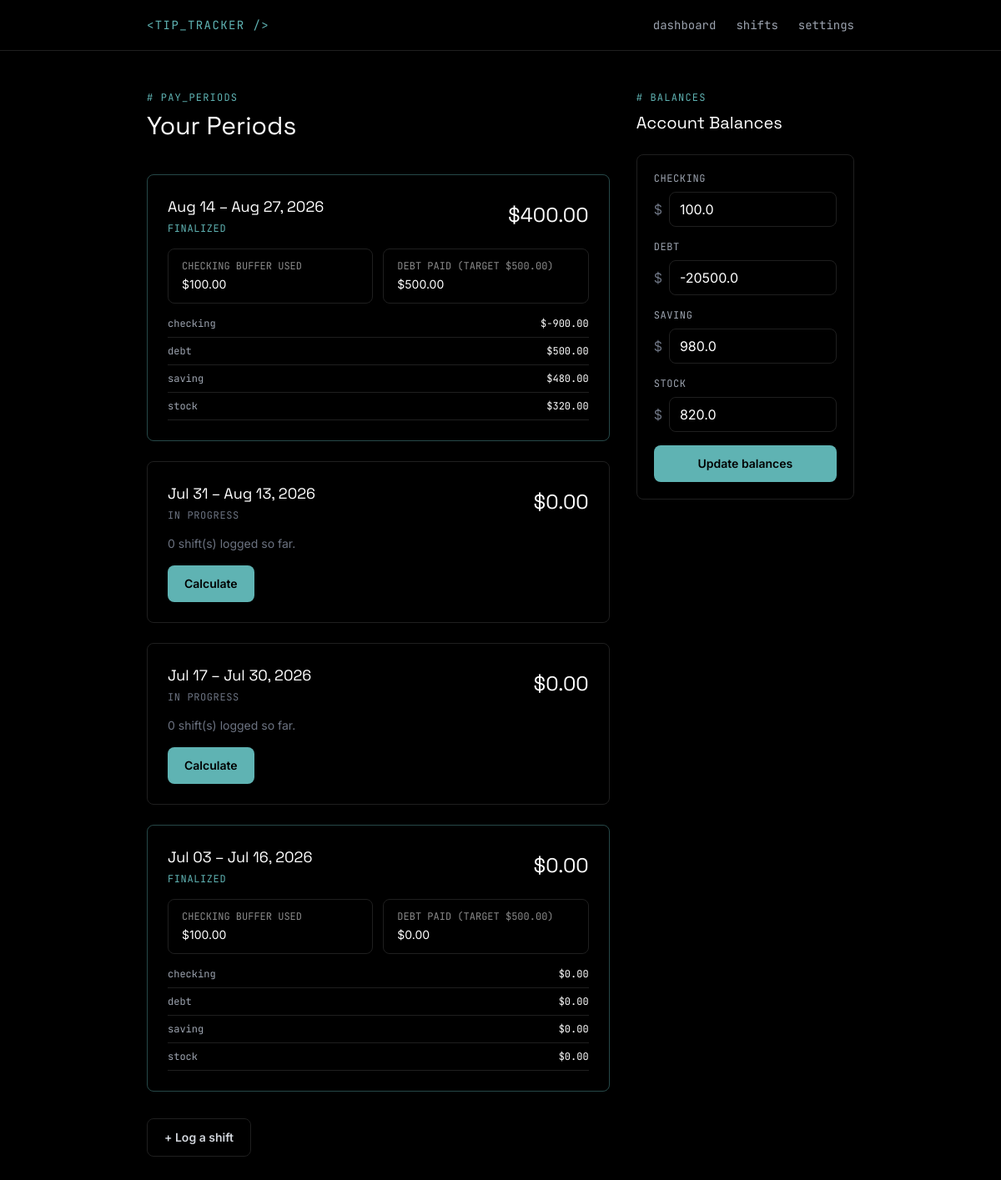
The page / on the database its author committed.
### models.py (models this page shows)
class PayPeriod(db.Model):
    __tablename__ = "pay_period"
    id = db.Column(db.Integer, primary_key=True)
    start_date = db.Column(db.Date, nullable=False, unique=True)
    is_finalized = db.Column(db.Boolean, nullable=False, default=False)
    real_debt_payment = db.Column(db.Float, nullable=False, default=0.0)
    total_tips = db.Column(db.Float, nullable=False, default=0.0)
    checking_buffer_used = db.Column(db.Float, nullable=False)
    debt_payment_target = db.Column(db.Float, nullable=False)

class AllocationLog(db.Model):
    __tablename__ = "allocation_log"
    id = db.Column(db.Integer, primary_key=True)
    destination_id = db.Column(db.Integer, db.ForeignKey("destination.id"), nullable=False)
    pay_period_start = db.Column(db.Date, nullable=False)
    amount = db.Column(db.Float, nullable=False)
    destination = db.relationship("Destination", backref="allocation_log")

class Destination(db.Model):
    __tablename__ = "destination"
    id = db.Column(db.Integer, primary_key=True)
    name = db.Column(db.String, nullable=False)
    type = db.Column(db.String, nullable=True)
    current_balance = db.Column(db.Float, nullable=False, default=0.0)

### api/dashboard.py (the view)
@dashboard_bp.route("/", methods=["GET"])
def read_dashboard():
    return read()

### models.py (called while the page is built)
def pay_period_start_for(d):
    anchor_date = date(2026, 7, 31)
    period = (d - anchor_date).days // 14
    return anchor_date + timedelta(days=(period*14))

### services/pay_period_summary.py (called while the page is built)
def pay_period_summary(d):
    start_period = pay_period_start_for(d)
    end_period = start_period + timedelta(days=13)
    shifts = Shift.query.filter(Shift.date >= start_period, Shift.date <= end_period).all()
    cash_tips = sum(s.cash_tips for s in shifts)
    card_tips = sum(s.card_tips for s in shifts)
    total_hours = sum(s.hours_worked for s in shifts)
    return {
        "period_start": start_period,
        "period_end": end_period,
        "cash_tips": cash_tips,
        "card_tips": card_tips,
        "total_tips": cash_tips + card_tips,
        "total_hours": total_hours,
        "shifts": shifts
    }

### templates/dashboard.html (shortened to what this page needs)
{% extends "base.html" %}
{% block content %}
<div class="grid lg:grid-cols-3 gap-8 items-start">
  <div class="lg:col-span-2">
    <p class="font-mono text-xs text-accent tracking-widest uppercase mb-2"># pay_periods</p>
    <h1 class="font-display text-3xl text-white mb-10">Your Periods</h1>
    <div class="space-y-6">
      {% for card in cards %}
        <div class="border {{ 'border-accent/40' if card.is_finalized else 'border-line' }} rounded-lg p-6">
          <div class="flex items-center justify-between mb-4">
            <div>
              <p class="font-display text-lg text-white">
                {{ card.period_start.strftime('%b %d') }} – {{ card.period_end.strftime('%b %d, %Y') }}
              </p>
              <p class="font-mono text-xs {{ 'text-accent' if card.is_finalized else 'text-gray-500' }} mt-1 uppercase tracking-wider">
                {{ "finalized" if card.is_finalized else "in progress" }}
              </p>
            </div>
            <p class="font-display text-2xl text-white">${{ "%.2f"|format(card.total_tips) }}</p>
          </div>
          {% if card.is_finalized %}
            <div class="grid sm:grid-cols-2 gap-3 mb-4">
              <div class="border border-line rounded-lg px-4 py-3">
                <p class="font-mono text-xs text-muted uppercase mb-1">checking buffer used</p>
                <p class="text-white text-sm">${{ "%.2f"|format(card.checking_buffer_used) }}</p>
              </div>
              <div class="border border-line rounded-lg px-4 py-3">
                <p class="font-mono text-xs text-muted uppercase mb-1">debt paid (target ${{ "%.2f"|format(card.debt_payment_target) }})</p>
                <p class="text-white text-sm">${{ "%.2f"|format(card.real_debt_payment) }}</p>
              </div>
            </div>
            <div class="space-y-2">
              {% for alloc in card.allocations %}
                <div class="flex justify-between font-mono text-xs text-gray-400 border-b border-line pb-2">
                  <span>{{ alloc.destination.name }}</span>
                  <span class="text-white">${{ "%.2f"|format(alloc.amount) }}</span>
                </div>
              {% endfor %}
            </div>
          {% else %}
            <p class="text-gray-500 text-sm mb-4">{{ card.shifts|length }} shift(s) logged so far.</p>
            <form action="{{ url_for('allocation.allocate', date=card.period_start.isoformat()) }}" method="POST"
      onsubmit="return confirm('Finalize this period? This cannot be undone.');">
              <button type="submit" class="px-5 py-3 bg-accent text-black text-sm font-semibold rounded-lg hover:bg-white transition-colors">
                Calculate
              </button>
            </form>
          {% endif %}
        </div>
      {% endfor %}
    </div>
    <a href="{{ url_for('shifts.create_shift') }}" class="inline-block mt-8 px-5 py-3 border border-line text-sm font-semibold rounded-lg text-gray-300 hover:border-accent hover:text-accent transition-colors">
      + Log a shift
    </a>
  </div>
  <div class="lg:sticky lg:top-8">
    <p class="font-mono text-xs text-accent tracking-widest uppercase mb-2"># balances</p>
    <h2 class="font-display text-xl text-white mb-6">Account Balances</h2>
    <form method="POST" action="{{ url_for('balances.balances') }}" class="border border-line rounded-lg p-5 space-y-4">
      {% for dest in destinations %}
        <div>
          <label class="font-mono text-xs text-gray-400 uppercase tracking-wider block mb-2">{{ dest.name }}</label>
          <div class="flex items-center gap-2">
            <span class="text-gray-500">$</span>
            <input type="number" step="0.01" name="balance_{{ dest.id }}" value="{{ dest.current_balance }}"
                   class="w-full bg-transparent border border-line rounded-lg px-3 py-2 text-white focus:border-accent focus:outline-none">
          </div>
        </div>
      {% endfor %}
      <button type="submit" class="w-full px-4 py-3 bg-accent text-black text-sm font-semibold rounded-lg hover:bg-white transition-colors">
        Update balances
      </button>
    </form>
  </div>
</div>
{% endblock %}

### rows shown on the page
PayPeriod: period_start "Aug 14", period_end "Aug 27, 2026", is_finalized "FINALIZED", total_tips "400.00", checking_buffer_used "100.00", debt_payment_target "500.00", real_debt_payment "500.00"
AllocationLog: destination.name "checking", amount "-900.00"
AllocationLog: destination.name "debt", amount "500.00"
AllocationLog: destination.name "saving", amount "480.00"
AllocationLog: destination.name "stock", amount "320.00"
PayPeriod: period_start "Jul 03", period_end "Jul 16, 2026", is_finalized "FINALIZED", total_tips "0.00", checking_buffer_used "100.00", debt_payment_target "500.00", real_debt_payment "0.00"
AllocationLog: destination.name "checking", amount "0.00"
AllocationLog: destination.name "debt", amount "0.00"
AllocationLog: destination.name "saving", amount "0.00"
AllocationLog: destination.name "stock", amount "0.00"
Destination: name "CHECKING", current_balance "100.0"
Destination: name "DEBT", current_balance "-20500.0"
Destination: name "SAVING", current_balance "980.0"
Destination: name "STOCK", current_balance "820.0"

### other values the page prints
{{ card.period_start.strftime('%b %d') }} "Jul 31" "Jul 17"
{{ card.period_end.strftime('%b %d, %Y') }} "Aug 13, 2026" "Jul 30, 2026"
{{ "finalized" if card.is_finalized else "in progress" }} "IN PROGRESS" "IN PROGRESS"
{{ "%.2f"|format(card.total_tips) }} "0.00" "0.00"
{{ card.shifts|length }} "0" "0"
